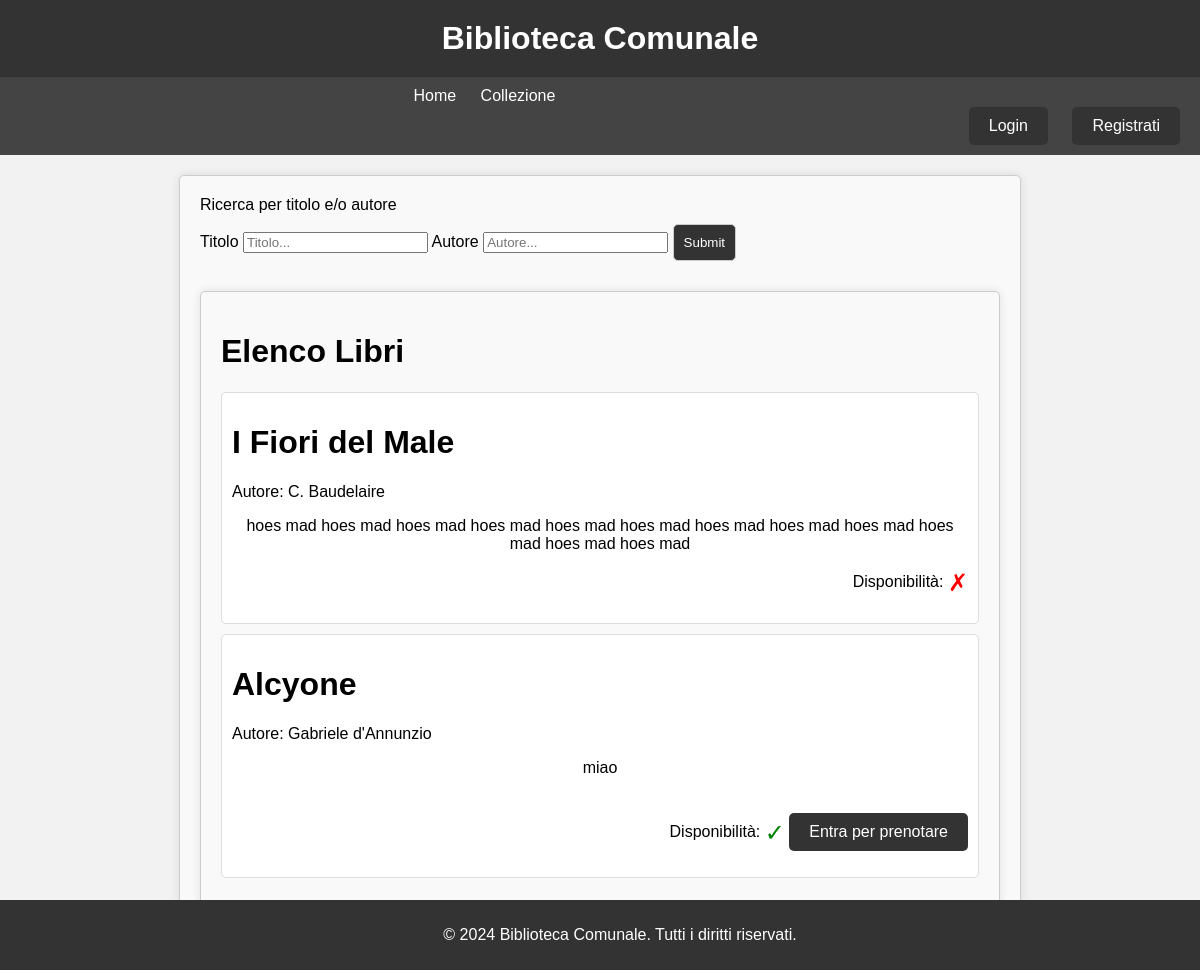
Page /collezione on the earlier database version.
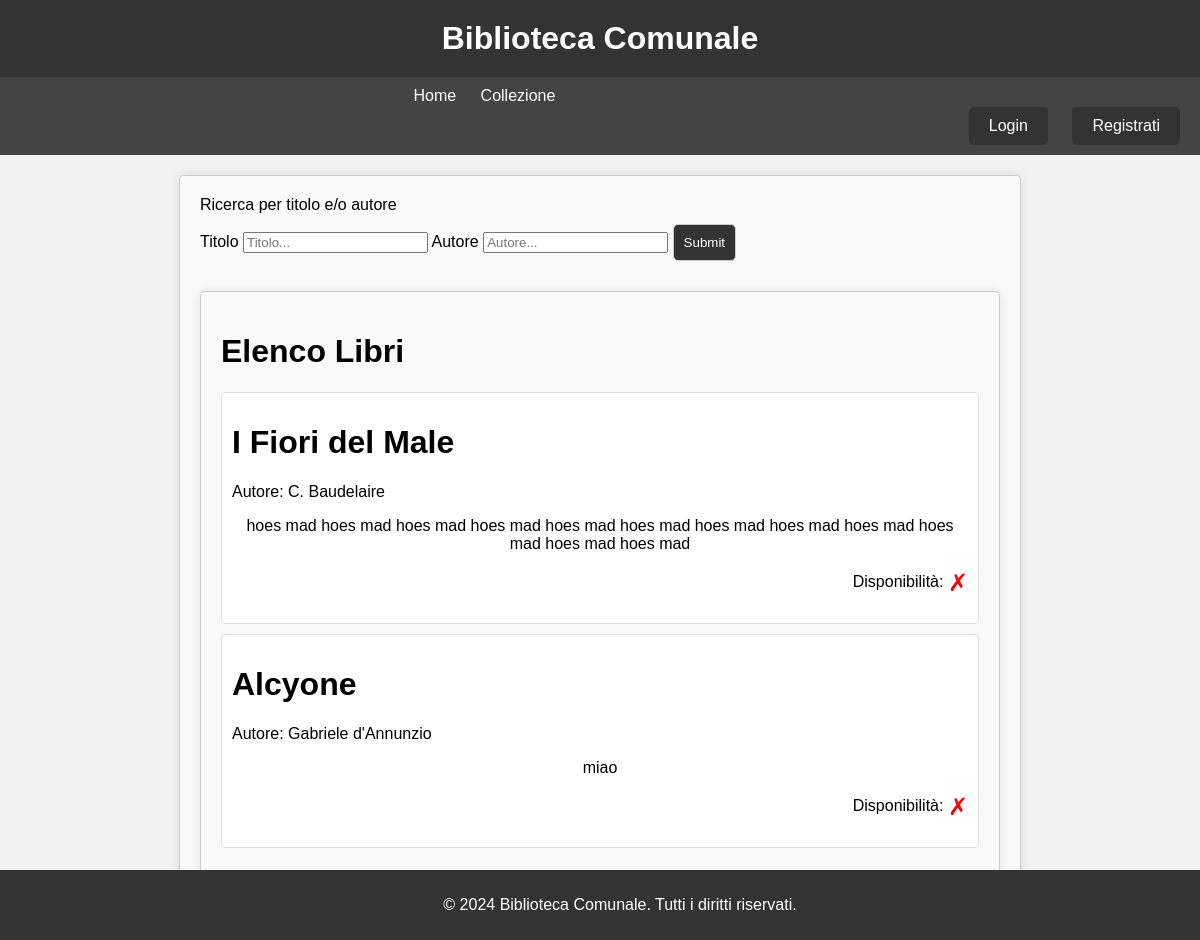
Same page on the later database version.
### tables this page shows
CREATE TABLE Libro (
ISBN		smallint (13) primary key,
Titolo		varchar	 (100),
Autore 		varchar  (100),
N_Copie	        varchar  (100),
Descrizione         text,
Disponibilita	boolean		
CHECK (LENGTH(ISBN) == 13)	
);

### biblioteca.py (the view)
@app.route('/collezione')
def collezione ():
    user = session.get("nome")
    tipo=session.get("tipo", None)
    connection = sqlite3.connect('biblioteca.db') #cambiare il nome del database nel caso
    connection.row_factory=sqlite3.Row
    posts = connection.execute ('SELECT * FROM Libro').fetchall() #same goes for tabella
    connection.close()
    print (posts)
    return render_template ('collezione.html',posts=posts, user=user, tipo=tipo)

### templates/collezione.html (shortened to what this page needs)
{%extends "layout.html"%}
{%block head%}
{{super ()}}
{%endblock%}
{%block content%}
<form action="/ricerca" method="post">
  <label>Ricerca per titolo e/o autore</label> <br>
	<label for="search">Titolo</label>
	<input id="search" name="Titolo" placeholder="Titolo..." type="search">
  <label for="search">Autore</label>
  <input id="search" name="Autore" type="search" placeholder="Autore...">
  <input type="submit">
</form>
<div class="container">
    <h1>Elenco Libri</h1>
    {% for post in posts %}
    <div class="section">
        <div class="book">
          <div  class="book-info " style="text-align: left;" >
            <h1>{{ post.Titolo }}</h1>
            <p class = "izquierda">Autore: {{ post.Autore }}</p>
        </div>
            <p> {{ post.Descrizione }}</p>
            <p class = "derecha">
              Disponibilità:
              {% if post.Disponibilita %}
              <span class="availability-icon available">&#10003;</span>
              {% if 'nome' in session %}
              <form action="/prenotare" method="POST">
                <input type="hidden" name="ISBN" value="{{ post.ISBN }}">
                <input type="hidden" name="N_Copie" value="{{ post.N_Copie }}">
                <button type="submit" class="button">Prenota</button>
                </form>
                {% else %}
                <a href="{{ url_for('login') }}" class="button">Entra per prenotare</a>
                {% endif %}
          {% else %}
              <span class="availability-icon not-available">&#10007;</span>
          {% endif %}
            </p>
        </div>
    </div>
    {% endfor %}
</div>
{%endblock%}

Differences in the rows shown:
changed Libro "Alcyone": Disponibilita "✓ Entra per prenotare" → "✗"
